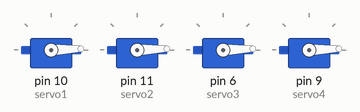
Bench run of a sketch on a simulated Arduino Uno, built with avr-gcc and run on an emulated ATmega328P. On the bench: 4 × servo.

Above: at 1.05 s.
At 1.75 s:
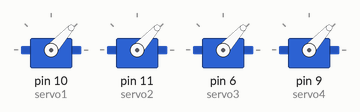
At 2.45 s:
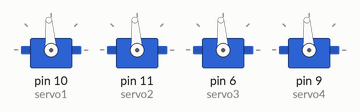
At 3.85 s:
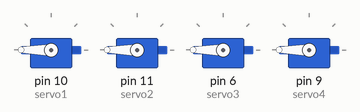
At 5.25 s:
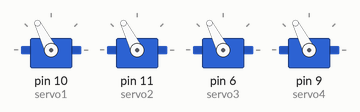
At 6.7 s:
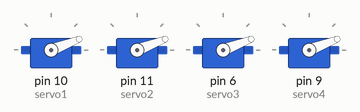
Timing chart, 0 to 9.5 s (numbered marks = the images above):
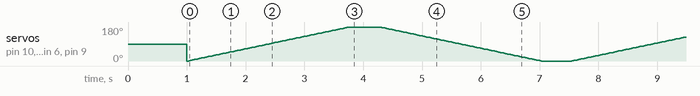

The sketch:

robotarm1.ino
```cpp
#include <Servo.h>

#include <Servo.h>

#include <Servo.h>

#include <Servo.h>

// Create 4 servo objects
Servo servo1;
Servo servo2;
Servo servo3;
Servo servo4;

void setup() {
  // Attach servos to PWM pins
  servo1.attach(10);
  servo2.attach(11);
  servo3.attach(6);
  servo4.attach(9);

  // Set initial home positions (90 degrees)
  servo1.write(90);
  servo2.write(90);
  servo3.write(90);
  servo4.write(90);
  delay(1000);
}

void loop() {
  // Sweep all 4 servos from 0 to 180 degrees
  for (int pos = 0; pos <= 180; pos += 1) {
    servo1.write(pos);
    servo2.write(pos);
    servo3.write(pos);
    servo4.write(pos);
    delay(15);
  }

  delay(500);

  // Sweep back from 180 to 0 degrees
  for (int pos = 180; pos >= 0; pos -= 1) {
    servo1.write(pos);
    servo2.write(pos);
    servo3.write(pos);
    servo4.write(pos);
    delay(15);
  }

  delay(500);
}
```
